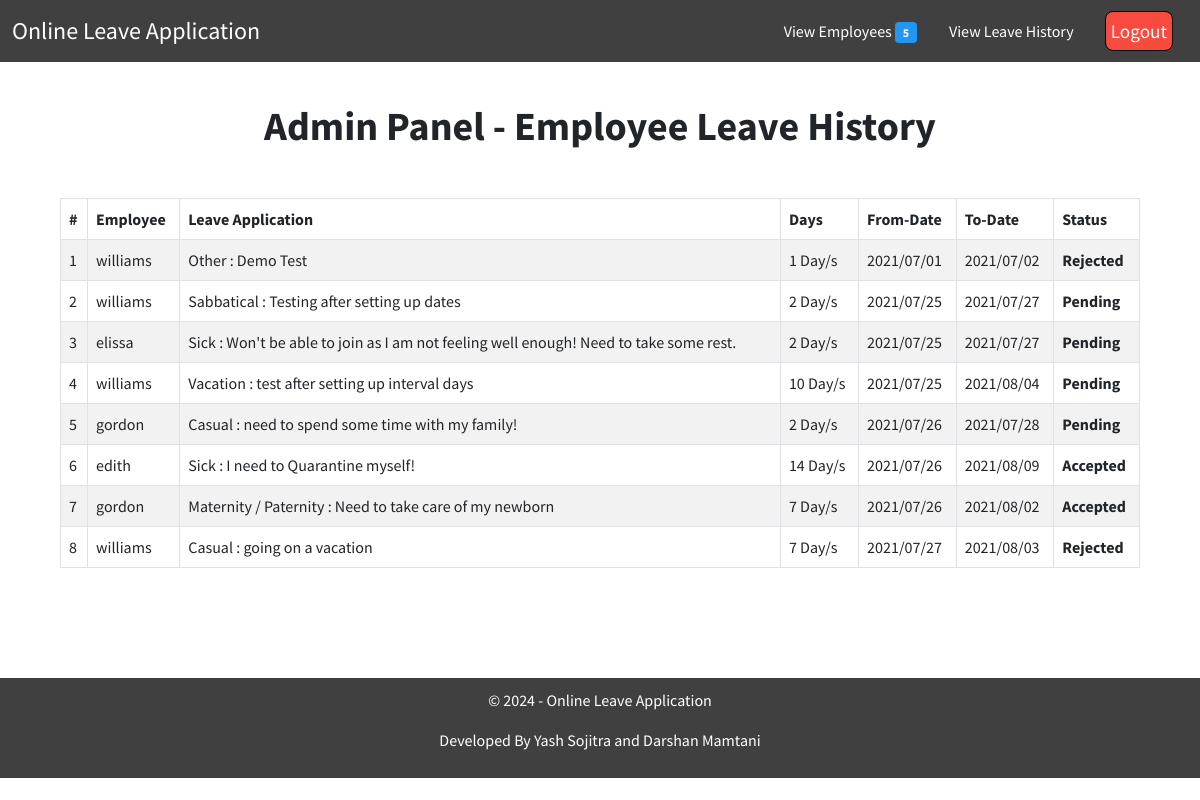
Screenshot of /leave_history.php (signed in) with the database file from the repository.
### tables this page shows
CREATE TABLE `leaves` (
  `id` int(11) NOT NULL,
  `eid` int(11) NOT NULL COMMENT 'Employee ID',
  `ename` varchar(255) NOT NULL COMMENT 'Employee''s Username',
  `descr` varchar(255) NOT NULL COMMENT 'Leave Reason',
  `fromdate` date NOT NULL,
  `todate` date NOT NULL,
  `status` varchar(255) NOT NULL
);

### leave_history.php (the view, shortened to what this page needs)
<?php
require_once("DBConnection.php");
if(!isset($_SESSION["sess_user"])){
  header("Location: index.php");
}
else{
?>
<!DOCTYPE html>
<html lang="en">
<head>
    <link href="https://cdn.jsdelivr.net/npm/bootstrap@5.0.0-beta2/dist/css/bootstrap.min.css" rel="stylesheet"
>
    <link rel="stylesheet" href="css/style.css">
</head>
<body>
    <nav class="navbar header-nav navbar-expand-lg navbar-light bg-light">
        <div class="container-fluid">
            <a class="navbar-brand" href="admin.php">Online Leave Application</a>
            <ul class="nav justify-content-end">
            <li class="nav-item">
            <a class="nav-link" href="list_emp.php" style="color:white;">View Employees <span class="badge badge-pill" style="background-color:#2196f3;"><?php include('count_emp.php');?></span></a>
            </li>
            <li class="nav-item">
                <a class="nav-link" href="leave_history.php" style="color:white;">View Leave History</a>
            </li>
            <li class="nav-item">
            <button id="logout" onclick="window.location.href='logout.php';">Logout</button> </div>
    </nav>
    <h1>Admin Panel - Employee Leave History</h1>
    <div class="mycontainer">
        <div class="table-responsive">
              <table class="table table-bordered table-hover table-striped">
                  <thead>
                      <th>#</th>
                      <th>Employee</th>
                      <th>Leave Application</th>
                      <th>Days</th>
                      <th>From-Date</th>
                      <th>To-Date</th>
                      <th>Status</th>
                  </thead>
                  <tbody>
                    <?php
                          $leaves = mysqli_query($conn,"SELECT * FROM leaves");
                          if($leaves){
                            $numrow = mysqli_num_rows($leaves);
                            if($numrow!=0){
                              $cnt=1;
                              while($row1 = mysqli_fetch_array($leaves)){
                                $datetime1 = new DateTime($row1['fromdate']);
                                $datetime2 = new DateTime($row1['todate']);
                                $interval = $datetime1->diff($datetime2);
                                echo "<tr>
                                        <td>$cnt</td>
                                        <td>{$row1['ename']}</td>
                                        <td>{$row1['descr']}</td>
                                        <td>{$interval->format('%a Day/s')}</td>
                                        <td>{$datetime1->format('Y/m/d')}</td>
                                        <td>{$datetime2->format('Y/m/d')}</td>
                                        <td><b>{$row1['status']}</b></td>
                                      </tr>";
                             $cnt++; }
                            } else {
                              echo"<tr class='text-center'><td colspan='12'>YOU DON'T HAVE ANY LEAVE HISTORY! PLEASE APPLY TO VIEW YOUR STATUS HERE!</td></tr>";
                            }
                          }
                          else{
                            echo "Query Error : " . "SELECT descr,status FROM leaves WHERE eid='".$_SESSION['sess_eid']."'" . "<br>" . mysqli_error($conn);;
                          }
                      ?>
                  </tbody>
              </table>
          </div>
    </div>
    <footer class="footer navbar navbar-expand-lg navbar-light bg-light" style="color:white;">
    <div>
    <p class="text-center">&copy; <?php echo date("Y"); ?> - Online Leave Application</p>
      <p class="text-center">Developed By Yash Sojitra and Darshan Mamtani</p>
    </div>
    </footer>
</body>
</html>
<?php
}
?>

### count_emp.php (shortened to what this page needs)
<?php
require_once("DBConnection.php");
$sql = "SELECT * FROM users WHERE type='Employee'";
                $query = $conn->query($sql);
                echo "$query->num_rows";
?>

### css/style.css (style rules this page uses)
* { margin: 0px; box-sizing: border-box; font-family: "Source Sans Pro", sans-serif; }
body { max-width: 100vw; overflow-x: hidden; height: 100vh; }
.header-nav { position: sticky; top: 0; z-index: 999; background-color: #404040 !important; }
.navbar-brand { font-size: 1.5em; color: white !important; font-weight: 400; }
#register, #logout { float: right; padding: 5px; text-decoration: none; color: white; font-size: 1.2em; margin: auto 15px; font-weight: 400; width: max-content; }
#logout { outline: none; background-color: #f74b3f; border: 1px solid black; color: white; border-radius: 8px; }
.footer { width: 100%; text-align: center; padding: 10px; bottom: 0; background: #404040 !important; bottom: 0px; }
.footer > div { width: 100%; }

### leave_history.php (style rules this page uses)
h1 { text-align: center; font-size: 2.5em; font-weight: bold; padding-top: 1em; }
.mycontainer { width: 90%; margin: 1.5rem auto; min-height: 60vh; }
.mycontainer table { margin: 1.5rem auto; }

### rows the page displays
leaves: ename "williams", descr "Other : Demo Test", $interval->format('%a Day/s') "1 Day/s", fromdate "2021/07/01", todate "2021/07/02", status "Rejected"
leaves: ename "williams", descr "Sabbatical : Testing after setting up dates", $interval->format('%a Day/s') "2 Day/s", fromdate "2021/07/25", todate "2021/07/27", status "Pending"
leaves: ename "elissa", descr "Sick : Won't be able to join as I am not feeling well enough! Need to take some rest.", $interval->format('%a Day/s') "2 Day/s", fromdate "2021/07/25", todate "2021/07/27", status "Pending"
leaves: ename "williams", descr "Vacation : test after setting up interval days", $interval->format('%a Day/s') "10 Day/s", fromdate "2021/07/25", todate "2021/08/04", status "Pending"
leaves: ename "gordon", descr "Casual : need to spend some time with my family!", $interval->format('%a Day/s') "2 Day/s", fromdate "2021/07/26", todate "2021/07/28", status "Pending"
leaves: ename "edith", descr "Sick : I need to Quarantine myself!", $interval->format('%a Day/s') "14 Day/s", fromdate "2021/07/26", todate "2021/08/09", status "Accepted"
leaves: ename "gordon", descr "Maternity / Paternity : Need to take care of my newborn", $interval->format('%a Day/s') "7 Day/s", fromdate "2021/07/26", todate "2021/08/02", status "Accepted"
leaves: ename "williams", descr "Casual : going on a vacation", $interval->format('%a Day/s') "7 Day/s", fromdate "2021/07/27", todate "2021/08/03", status "Rejected"

### other values shown
$query->num_rows "5"
